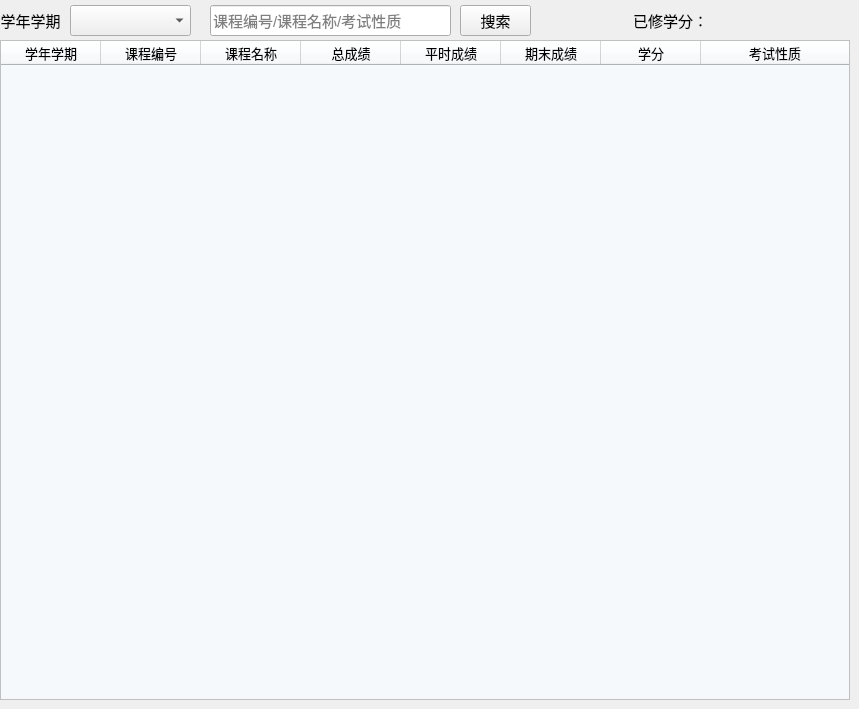
                                        <widget class="QWidget" name="page_Student_Grade">
                                            <widget class="QTableWidget" name="tableWidget_Grade">
                                                <property name="geometry">
                                                    <rect>
                                                        <x>0</x>
                                                        <y>40</y>
                                                        <width>850</width>
                                                        <height>660</height>
                                                    </rect>
                                                </property>
                                                <property name="minimumSize">
                                                    <size>
                                                        <width>850</width>
                                                        <height>660</height>
                                                    </size>
                                                </property>
                                                <property name="font">
                                                    <font>
                                                        <pointsize>10</pointsize>
                                                    </font>
                                                </property>
                                                <property name="autoFillBackground">
                                                    <bool>true</bool>
                                                </property>
                                                <property name="styleSheet">
                                                    <string notr="true">background-color: rgb(246, 249, 252);</string>
                                                </property>
                                                <property name="editTriggers">
                                                    <set>QAbstractItemView::NoEditTriggers</set>
                                                </property>
                                                <attribute name="horizontalHeaderStretchLastSection">
                                                    <bool>true</bool>
                                                </attribute>
                                                <attribute name="verticalHeaderVisible">
                                                    <bool>false</bool>
                                                </attribute>
                                                <attribute name="verticalHeaderStretchLastSection">
                                                    <bool>false</bool>
                                                </attribute>
                                                <column>
                                                    <property name="text">
                                                        <string>学年学期</string>
                                                    </property>
                                                    <property name="font">
                                                        <font>
                                                            <pointsize>10</pointsize>
                                                        </font>
                                                    </property>
                                                </column>
                                                <column>
                                                    <property name="text">
                                                        <string>课程编号</string>
                                                    </property>
                                                    <property name="font">
                                                        <font>
                                                            <pointsize>10</pointsize>
                                                        </font>
                                                    </property>
                                                </column>
                                                <column>
                                                    <property name="text">
                                                        <string>课程名称</string>
                                                    </property>
                                                    <property name="font">
                                                        <font>
                                                            <pointsize>10</pointsize>
                                                        </font>
                                                    </property>
                                                </column>
                                                <column>
                                                    <property name="text">
                                                        <string>总成绩</string>
                                                    </property>
                                                    <property name="font">
                                                        <font>
                                                            <pointsize>10</pointsize>
                                                        </font>
                                                    </property>
                                                </column>
                                                <column>
                                                    <property name="text">
                                                        <string>平时成绩</string>
                                                    </property>
                                                    <property name="font">
                                                        <font>
                                                            <pointsize>10</pointsize>
                                                        </font>
                                                    </property>
                                                </column>
                                                <column>
                                                    <property name="text">
                                                        <string>期末成绩</string>
                                                    </property>
                                                    <property name="font">
                                                        <font>
                                                            <pointsize>10</pointsize>
                                                        </font>
                                                    </property>
                                                </column>
                                                <column>
                                                    <property name="text">
                                                        <string>学分</string>
                                                    </property>
                                                    <property name="font">
                                                        <font>
                                                            <pointsize>10</pointsize>
                                                        </font>
                                                    </property>
                                                </column>
                                                <column>
                                                    <property name="text">
                                                        <string>考试性质</string>
                                                    </property>
                                                    <property name="font">
                                                        <font>
                                                            <pointsize>10</pointsize>
                                                        </font>
                                                    </property>
                                                </column>
                                            </widget>
                                            <widget class="QComboBox" name="comboBox_Grade_Semester">
                                                <property name="geometry">
                                                    <rect>
                                                        <x>70</x>
                                                        <y>5</y>
                                                        <width>121</width>
                                                        <height>31</height>
                                                    </rect>
                                                </property>
                                            </widget>
                                            <widget class="QLineEdit" name="lineEdit_Grade_Search">
                                                <property name="geometry">
                                                    <rect>
                                                        <x>210</x>
                                                        <y>5</y>
                                                        <width>241</width>
                                                        <height>31</height>
                                                    </rect>
                                                </property>
                                                <property name="font">
                                                    <font>
                                                        <pointsize>11</pointsize>
                                                    </font>
                                                </property>
                                                <property name="placeholderText">
                                                    <string>课程编号/课程名称/考试性质</string>
                                                </property>
                                                <property name="clearButtonEnabled">
                                                    <bool>true</bool>
                                                </property>
                                            </widget>
                                            <widget class="QPushButton" name="pushButton_Grade_Search">
                                                <property name="geometry">
                                                    <rect>
                                                        <x>460</x>
                                                        <y>5</y>
                                                        <width>71</width>
                                                        <height>31</height>
                                                    </rect>
                                                </property>
                                                <property name="font">
                                                    <font>
                                                        <pointsize>11</pointsize>
                                                    </font>
                                                </property>
                                                <property name="styleSheet">
                                                    <string notr="true"/>
                                                </property>
                                                <property name="text">
                                                    <string>搜索</string>
                                                </property>
                                                <property name="checkable">
                                                    <bool>false</bool>
                                                </property>
                                            </widget>
                                            <widget class="QLabel" name="label_Grade_Semester">
                                                <property name="geometry">
                                                    <rect>
                                                        <x>0</x>
                                                        <y>0</y>
                                                        <width>61</width>
                                                        <height>41</height>
                                                    </rect>
                                                </property>
                                                <property name="font">
                                                    <font>
                                                        <pointsize>11</pointsize>
                                                    </font>
                                                </property>
                                                <property name="text">
                                                    <string>学年学期</string>
                                                </property>
                                                <property name="alignment">
                                                    <set>Qt::AlignCenter</set>
                                                </property>
                                            </widget>
                                            <widget class="QLabel" name="label_Grade_CreditSumTitle">
                                                <property name="geometry">
                                                    <rect>
                                                        <x>630</x>
                                                        <y>0</y>
                                                        <width>81</width>
                                                        <height>41</height>
                                                    </rect>
                                                </property>
                                                <property name="font">
                                                    <font>
                                                        <pointsize>11</pointsize>
                                                    </font>
                                                </property>
                                                <property name="text">
                                                    <string>已修学分：</string>
                                                </property>
                                                <property name="alignment">
                                                    <set>Qt::AlignCenter</set>
                                                </property>
                                            </widget>
                                            <widget class="QLabel" name="label_Grade_CreditSum">
                                                <property name="geometry">
                                                    <rect>
                                                        <x>710</x>
                                                        <y>0</y>
                                                        <width>81</width>
                                                        <height>41</height>
                                                    </rect>
                                                </property>
                                                <property name="font">
                                                    <font>
                                                        <pointsize>11</pointsize>
                                                    </font>
                                                </property>
                                                <property name="text">
                                                    <string/>
                                                </property>
                                                <property name="alignment">
                                                    <set>Qt::AlignLeading|Qt::AlignLeft|Qt::AlignVCenter</set>
                                                </property>
                                            </widget>
                                        </widget>
